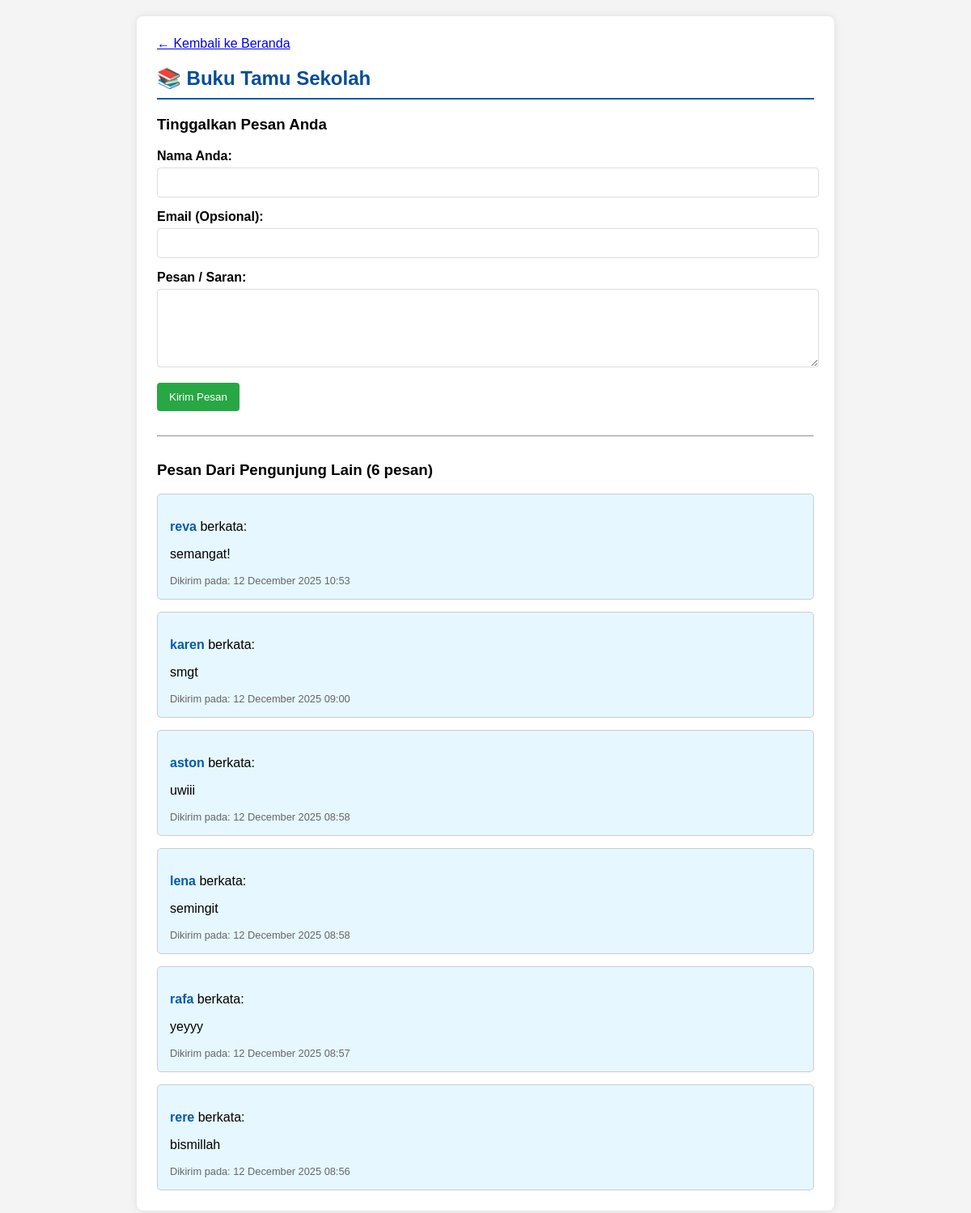
The page /buku_tamu.php on the database its author committed.
### tables this page shows
CREATE TABLE `buku_tamu` (
  `id` int(11) NOT NULL,
  `nama` varchar(100) NOT NULL,
  `email` varchar(100) DEFAULT NULL,
  `pesan` text NOT NULL,
  `tanggal_kirim` datetime DEFAULT current_timestamp()
);

### buku_tamu.php (the view, shortened to what this page needs)
<?php
include 'koneksi.php';
$query_read = "SELECT nama, pesan, tanggal_kirim FROM buku_tamu ORDER BY tanggal_kirim DESC";
$result_read = mysqli_query($koneksi, $query_read);
$daftar_pesan = mysqli_fetch_all($result_read, MYSQLI_ASSOC);
?>
<!DOCTYPE html>
<html lang="id">
<head>
</head>
<body>
    <div class="container">
        <a href="index.php">← Kembali ke Beranda</a>
        <h2>📚 Buku Tamu Sekolah</h2>
        <h3>Tinggalkan Pesan Anda</h3>
        <form action="proses_buku_tamu.php" method="POST">
            <div class="form-group">
                <label for="nama">Nama Anda:</label>
                <input type="text" id="nama" name="nama" required>
            </div>
            <div class="form-group">
                <label for="email">Email (Opsional):</label>
                <input type="email" id="email" name="email">
            </div>
            <div class="form-group">
                <label for="pesan">Pesan / Saran:</label>
                <textarea id="pesan" name="pesan" rows="5" required></textarea>
            </div>
            <button type="submit" class="btn-submit">Kirim Pesan</button>
        </form>
        <hr style="margin: 30px 0;">
        <h3>Pesan Dari Pengunjung Lain (<?php echo count($daftar_pesan); ?> pesan)</h3>
        <?php if (count($daftar_pesan) > 0): ?>
            <?php foreach ($daftar_pesan as $pesan): ?>
                <div class="pesan-box">
                    <p><strong><?php echo htmlspecialchars($pesan['nama']); ?></strong> berkata:</p>
                    <p><?php echo nl2br(htmlspecialchars($pesan['pesan'])); ?></p>
                    <div class="pesan-meta">
                        Dikirim pada: <?php echo date('d F Y H:i', strtotime($pesan['tanggal_kirim'])); ?>
                    </div>
                </div>
            <?php endforeach; ?>
        <?php else: ?>
            <p>Belum ada pesan di buku tamu ini.</p>
        <?php endif; ?>
    </div>
</body>
</html>

### buku_tamu.php (style rules this page uses)
body { font-family: Arial, sans-serif; background-color: #f4f4f4; margin: 0; padding: 20px; }
.container { width: 70%; margin: auto; background: white; padding: 25px; border-radius: 8px; box-shadow: 0 0 10px rgba(0,0,0,0.1); }
h2 { color: #004d99; border-bottom: 2px solid #005aae; padding-bottom: 10px; margin-bottom: 20px; }
.form-group { margin-bottom: 15px; }
.form-group label { display: block; margin-bottom: 5px; font-weight: bold; }
.form-group input, .form-group textarea { width: 98%; padding: 10px; border: 1px solid #ddd; border-radius: 4px; }
.btn-submit { background-color: #28a745; color: white; padding: 10px 15px; border: none; border-radius: 4px; cursor: pointer; }
.pesan-box { border: 1px solid #ccc; padding: 15px; margin-top: 15px; border-radius: 5px; background-color: #e6f7ff; }
.pesan-box strong { color: #005aae; }
.pesan-meta { font-size: 0.8em; color: #666; margin-top: 5px; }

### rows shown on the page
buku_tamu: nama "reva", pesan "semangat!", tanggal_kirim "12 December 2025 10:53"
buku_tamu: nama "karen", pesan "smgt", tanggal_kirim "12 December 2025 09:00"
buku_tamu: nama "aston", pesan "uwiii", tanggal_kirim "12 December 2025 08:58"
buku_tamu: nama "lena", pesan "semingit", tanggal_kirim "12 December 2025 08:58"
buku_tamu: nama "rafa", pesan "yeyyy", tanggal_kirim "12 December 2025 08:57"
buku_tamu: nama "rere", pesan "bismillah", tanggal_kirim "12 December 2025 08:56"

### other values the page prints
count($daftar_pesan) "6"
